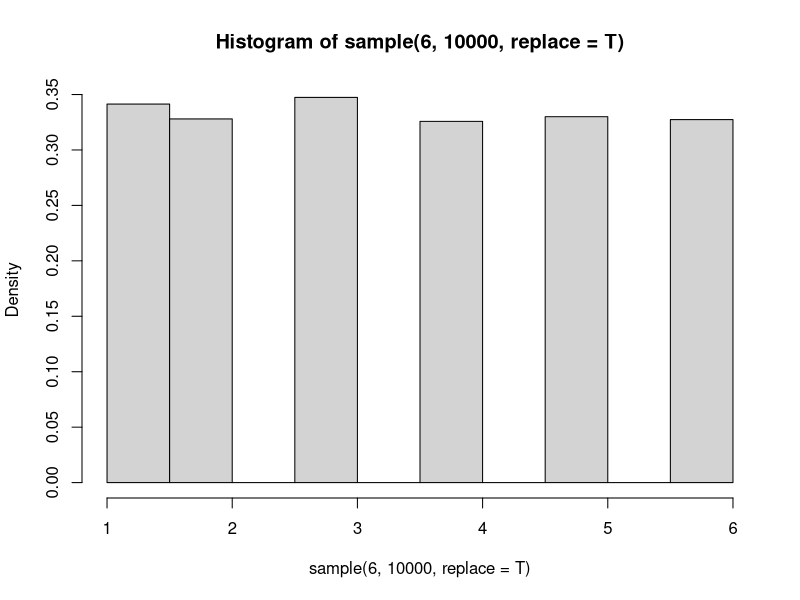
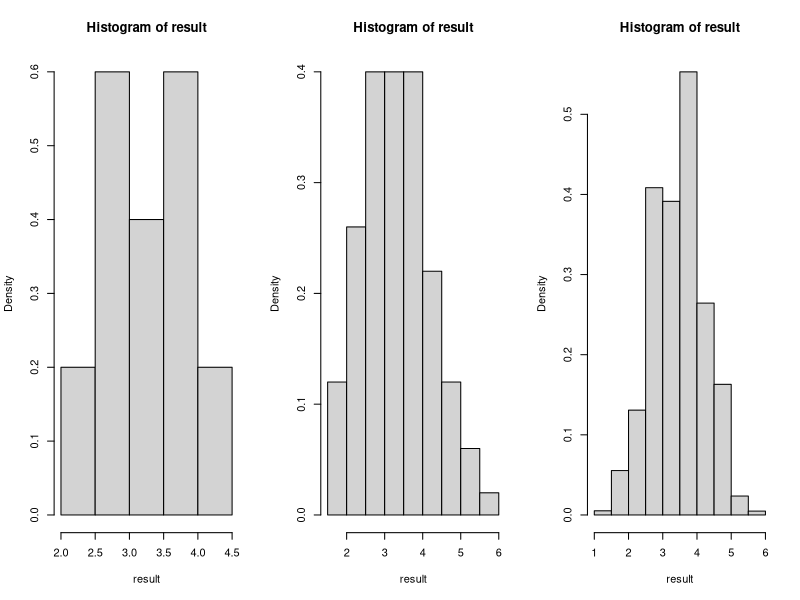
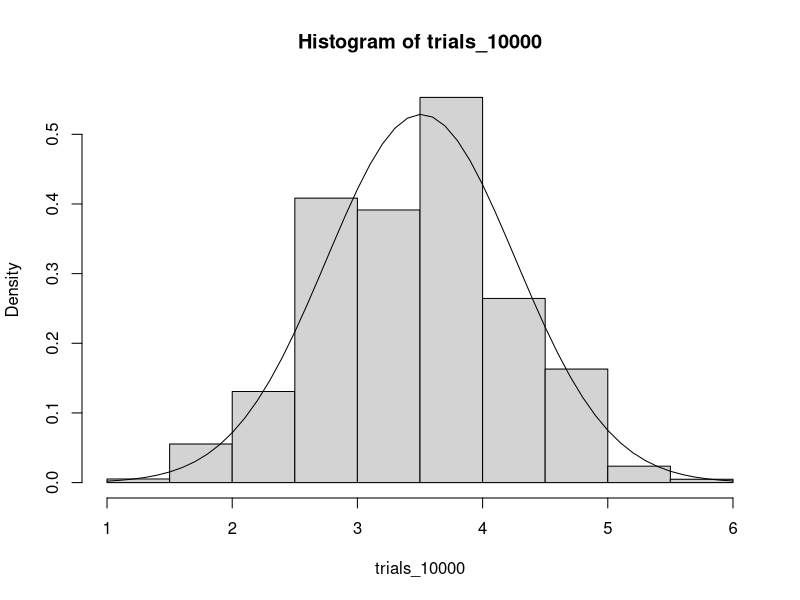

Source code (R) for these figures, in order:
##########################
### '150707. lecture 7 ###
##########################

# role 1 die many many times
hist(sample(6,10000,replace=T), freq=F)


# throw the dice 5 times and take mean
# do it repeatedly
# dist. of means could be normal dist.

# create my own function for simuation.
myfun_clt_dice <- function(trials){
  
  # create obj. to save # of trials
  result = numeric(trials)
  
  # loop state
  for (i in 1:trials) {
    result[i] <- mean(sample(1:6, 5, replace=T))
  }
  
  # draw histogram
  hist(result, freq = F)
  
  # return # of results
  return(result)
  
}

# draw histograms in 1 window
par(mfrow=c(1,3))

trials_10     <- myfun_clt_dice(10)
trials_100    <- myfun_clt_dice(100)
trials_10000  <- myfun_clt_dice(10000)

# draw normal dist in this case.
par(mfrow=c(1,1))
hist(trials_10000, freq=F)
xv <- seq(1,6,0.1)
yv <- dnorm(xv,mean=mean(trials_10000),sd=sd(trials_10000))
lines(xv,yv)
